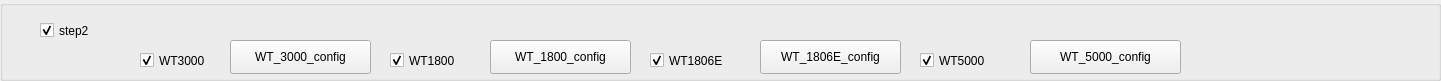
  <widget class="QGroupBox" name="groupBox_3">
   <property name="geometry">
    <rect>
     <x>0</x>
     <y>235</y>
     <width>1441</width>
     <height>81</height>
    </rect>
   </property>
   <property name="title">
    <string/>
   </property>
   <widget class="QCheckBox" name="checkBox_S2">
    <property name="geometry">
     <rect>
      <x>40</x>
      <y>20</y>
      <width>81</width>
      <height>21</height>
     </rect>
    </property>
    <property name="text">
     <string>step2</string>
    </property>
    <property name="checked">
     <bool>true</bool>
    </property>
   </widget>
   <widget class="QCheckBox" name="checkBox_S2_WT1800">
    <property name="geometry">
     <rect>
      <x>390</x>
      <y>50</y>
      <width>101</width>
      <height>21</height>
     </rect>
    </property>
    <property name="text">
     <string>WT1800</string>
    </property>
    <property name="checked">
     <bool>true</bool>
    </property>
   </widget>
   <widget class="QCheckBox" name="checkBox_S2_WT1806E">
    <property name="geometry">
     <rect>
      <x>650</x>
      <y>50</y>
      <width>101</width>
      <height>21</height>
     </rect>
    </property>
    <property name="text">
     <string>WT1806E</string>
    </property>
    <property name="checked">
     <bool>true</bool>
    </property>
   </widget>
   <widget class="QCheckBox" name="checkBox_S2_WT3000">
    <property name="geometry">
     <rect>
      <x>140</x>
      <y>50</y>
      <width>101</width>
      <height>21</height>
     </rect>
    </property>
    <property name="text">
     <string>WT3000</string>
    </property>
    <property name="checked">
     <bool>true</bool>
    </property>
   </widget>
   <widget class="QPushButton" name="pushButton_S2_WT_3000_CONFIG">
    <property name="geometry">
     <rect>
      <x>230</x>
      <y>40</y>
      <width>141</width>
      <height>34</height>
     </rect>
    </property>
    <property name="text">
     <string>WT_3000_config</string>
    </property>
   </widget>
   <widget class="QPushButton" name="pushButton_S2_WT_1800_CONFIG">
    <property name="geometry">
     <rect>
      <x>490</x>
      <y>40</y>
      <width>141</width>
      <height>34</height>
     </rect>
    </property>
    <property name="text">
     <string>WT_1800_config</string>
    </property>
   </widget>
   <widget class="QPushButton" name="pushButton_S2_WT_1806E_CONFIG">
    <property name="geometry">
     <rect>
      <x>760</x>
      <y>40</y>
      <width>141</width>
      <height>34</height>
     </rect>
    </property>
    <property name="text">
     <string>WT_1806E_config</string>
    </property>
   </widget>
   <widget class="QPushButton" name="pushButton_S2_WT_5000_CONFIG">
    <property name="geometry">
     <rect>
      <x>1030</x>
      <y>40</y>
      <width>151</width>
      <height>34</height>
     </rect>
    </property>
    <property name="text">
     <string>WT_5000_config</string>
    </property>
   </widget>
   <widget class="QCheckBox" name="checkBox_S2_WT5000">
    <property name="geometry">
     <rect>
      <x>920</x>
      <y>50</y>
      <width>101</width>
      <height>21</height>
     </rect>
    </property>
    <property name="text">
     <string>WT5000</string>
    </property>
    <property name="checked">
     <bool>true</bool>
    </property>
   </widget>
  </widget>
